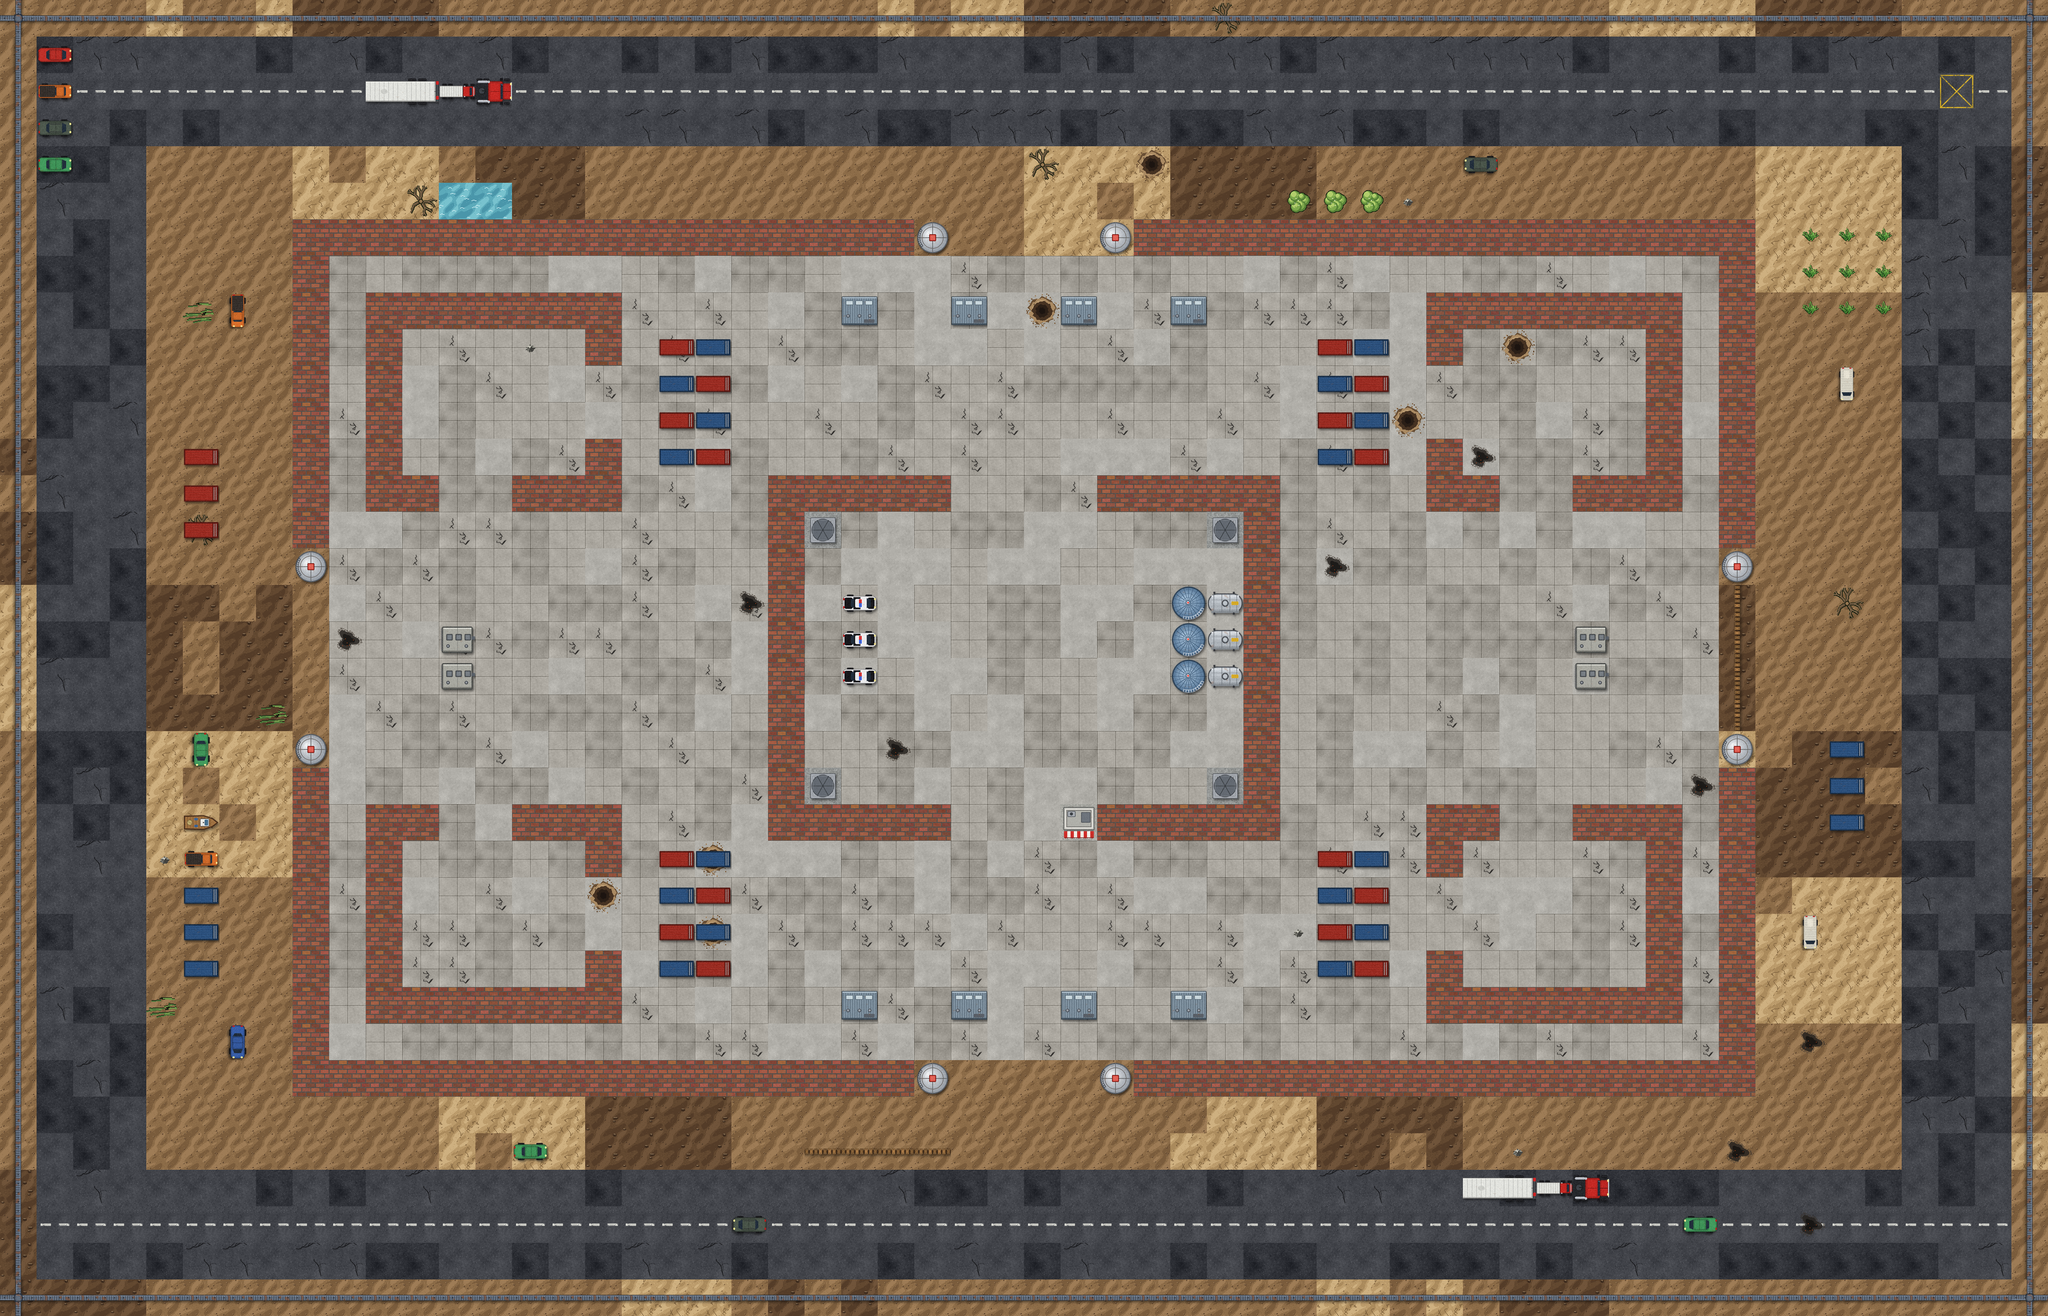

The image is a tile-based game level rendered from a .tmx file. Its description and source (layers, tilesets, objects; grid data summarised) follow:
An orthogonal 56x36 tile map with 64x64 px tiles, 7 tile layers (main floor, Ground, Vegetation, Fencing, ...), 4 tilesets and 31 objects (6x enemy_scout, 6x enemy_medium, 4x relay, 4x cache, 4x enemy_heavy, ...).

<map version="1.10" tiledversion="1.12.2-2-geb83ddb9" orientation="orthogonal" renderorder="right-down" width="56" height="36" tilewidth="64" tileheight="64" infinite="0" nextlayerid="9" nextobjectid="32">
 <tileset firstgid="1" source="tar.tsx" />
 <tileset firstgid="41" source="terrain_spritesheet.tsx" />
 <tileset firstgid="97" source="fencing.tsx" />
 <tileset firstgid="145" source="buildings_objects_spritesheet_64.tsx" />
 <layer id="1" name="main floor" width="56" height="36">
  <data>[2016 cells, 2016 non-empty, 3 distinct tile ids]</data>
 </layer>
 <layer id="2" name="Ground" width="56" height="36">
  <data>[2016 cells, 1328 non-empty, 9 distinct tile ids]</data>
 </layer>
 <layer id="3" name="Vegetation" width="56" height="36">
  <data>[2016 cells, 50 non-empty, 8 distinct tile ids]</data>
 </layer>
 <layer id="4" name="Fencing" width="56" height="36">
  <data>[2016 cells, 184 non-empty, 3 distinct tile ids]</data>
 </layer>
 <layer id="5" name="wood" width="56" height="36">
  <data>[2016 cells, 4 non-empty, 1 distinct tile ids]</data>
 </layer>
 <layer id="6" name="cars" width="56" height="36">
  <data>[2016 cells, 26 non-empty, 12 distinct tile ids]</data>
 </layer>
 <layer id="7" name="buildings" width="56" height="36">
  <data>[2016 cells, 280 non-empty, 10 distinct tile ids]</data>
 </layer>
 <objectgroup id="8" name="markers">
  <object id="1" name="player_start" x="224" y="2144">
   <point />
  </object>
  <object id="2" name="exit" x="3424" y="160">
   <point />
  </object>
  <object id="3" name="overlord" x="1824" y="1120">
   <point />
  </object>
  <object id="4" name="relay" x="864" y="672">
   <point />
  </object>
  <object id="5" name="relay" x="2720" y="672">
   <point />
  </object>
  <object id="6" name="relay" x="864" y="1568">
   <point />
  </object>
  <object id="7" name="relay" x="2720" y="1568">
   <point />
  </object>
  <object id="8" name="cache" x="352" y="352">
   <point />
  </object>
  <object id="9" name="cache" x="3232" y="416">
   <point />
  </object>
  <object id="10" name="cache" x="416" y="1952">
   <point />
  </object>
  <object id="11" name="cache" x="3168" y="1952">
   <point />
  </object>
  <object id="12" name="enemy_scout" x="1312" y="160">
   <point />
  </object>
  <object id="13" name="enemy_scout" x="2592" y="2144">
   <point />
  </object>
  <object id="14" name="enemy_scout" x="3424" y="1312">
   <point />
  </object>
  <object id="15" name="enemy_scout" x="160" y="800">
   <point />
  </object>
  <object id="16" name="enemy_scout" x="2208" y="160">
   <point />
  </object>
  <object id="17" name="enemy_scout" x="160" y="1824">
   <point />
  </object>
  <object id="18" name="enemy_medium" x="1696" y="544">
   <point />
  </object>
  <object id="19" name="enemy_medium" x="1888" y="1760">
   <point />
  </object>
  <object id="20" name="enemy_medium" x="672" y="1120">
   <point />
  </object>
  <object id="21" name="enemy_medium" x="2912" y="1184">
   <point />
  </object>
  <object id="22" name="enemy_medium" x="1184" y="928">
   <point />
  </object>
  <object id="23" name="enemy_medium" x="2464" y="1696">
   <point />
  </object>
  <object id="24" name="enemy_heavy" x="1760" y="800">
   <point />
  </object>
  <object id="25" name="enemy_heavy" x="1824" y="1504">
   <point />
  </object>
  <object id="26" name="enemy_heavy" x="1248" y="1120">
   <point />
  </object>
  <object id="27" name="enemy_heavy" x="2400" y="1120">
   <point />
  </object>
  <object id="28" name="enemy_rocket" x="928" y="608">
   <point />
  </object>
  <object id="29" name="enemy_rocket" x="928" y="1632">
   <point />
  </object>
  <object id="30" name="enemy_rocket" x="2656" y="736">
   <point />
  </object>
  <object id="31" name="enemy_rocket" x="2656" y="1632">
   <point />
  </object>
 </objectgroup>
</map>
